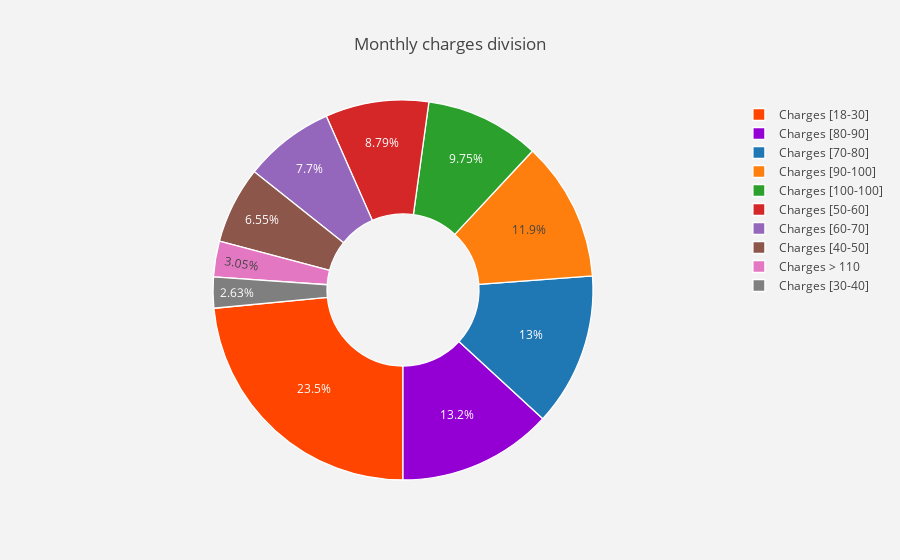

The notebook cell this image was saved under:
### Code cell
def groupcharges(tlc_db) :
    
    if tlc_db["MonthlyCharges"] <= 30 :
        return "Charges [18-30]"
    elif (tlc_db["MonthlyCharges"] > 30) & (tlc_db["MonthlyCharges"] <= 40 ):
        return "Charges [30-40]"
    elif (tlc_db["MonthlyCharges"] > 40) & (tlc_db["MonthlyCharges"] <= 50) :
        return "Charges [40-50]"
    elif (tlc_db["MonthlyCharges"] > 50) & (tlc_db["MonthlyCharges"] <= 60) :
        return "Charges [50-60]"
    elif (tlc_db["MonthlyCharges"] > 60) & (tlc_db["MonthlyCharges"] <= 70) :
        return "Charges [60-70]"
    elif (tlc_db["MonthlyCharges"] > 70) & (tlc_db["MonthlyCharges"] <= 80) :
        return "Charges [70-80]"
    elif (tlc_db["MonthlyCharges"] > 80) & (tlc_db["MonthlyCharges"] <= 90) :
        return "Charges [80-90]"
    elif (tlc_db["MonthlyCharges"] > 90) & (tlc_db["MonthlyCharges"] <= 100) :
        return "Charges [90-100]"
    elif (tlc_db["MonthlyCharges"] > 100) & (tlc_db["MonthlyCharges"] <= 110) :
        return "Charges [100-100]"
    elif tlc_db["MonthlyCharges"] > 110 :
        return "Charges > 110"
tlc_db["Charges_grouped"] = tlc_db.apply(lambda tlc_db:groupcharges(tlc_db),
                                      axis = 1)

lab = tlc_db["Charges_grouped"].value_counts().keys().tolist()
#values
val = tlc_db["Charges_grouped"].value_counts().values.tolist()

trace = pgo.Pie(labels = lab ,
               values = val ,
               marker = dict(colors =  [ 'orangered' ,'darkviolet'],
                             line = dict(color = "white",
                                         width =  1.3)
                            ),
               rotation = 180,
               hoverinfo = "label+value+text",
               hole = .4
              )
layout = pgo.Layout(dict(title = "Monthly charges division",
                        plot_bgcolor  = "rgb(243,243,243)",
                        paper_bgcolor = "rgb(243,243,243)",
                       )
                  )

data = [trace]
fig = pgo.Figure(data = data,layout = layout)
py.iplot(fig)

### Figure 1 — Plotly figure (JSON) as saved in the notebook; plotly's stock layout.template omitted (floating-point values rounded to 4 significant figures)
{"data": [{"hole": 0.4, "hoverinfo": "label+value+text", "labels": ["Charges [18-30]", "Charges [80-90]", "Charges [70-80]", "Charges [90-100]", "Charges [100-100]", "Charges [50-60]", "Charges [60-70]", "Charges [40-50]", "Charges > 110", "Charges [30-40]"], "marker": {"colors": ["orangered", "darkviolet"], "line": {"color": "white", "width": 1.3}}, "rotation": 180, "type": "pie", "uid": "b406f413-e412-4de3-92ab-0a348b27e855", "values": [1653, 927, 917, 837, 687, 619, 542, 461, 215, 185]}], "layout": {"paper_bgcolor": "rgb(243,243,243)", "plot_bgcolor": "rgb(243,243,243)", "title": {"text": "Monthly charges division"}}}
